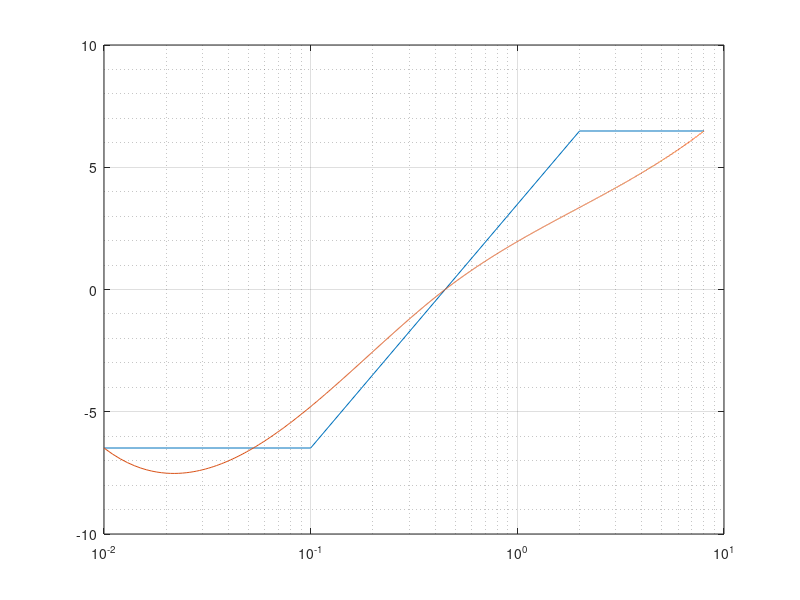

Reproduce this figure in MATLAB. (Note: this script raises an error after producing the figure.)

x = [-2:0.4:2];
y = -1*(x<=-1);
plot(x,y); ylim([-1.1 1.1]); grid on;

xx = [-2:0.01:2];
yint = spline(x(x~=-1 & x~=1),y(x~=-1 & x~=1),xx);
hold on;
plot(xx,yint); hold off

%%
% ff = 0:8000;
fs = 16000;

f_band = [100 2000];
fmid = 10^mean(log10(f_band));

f_edges = [10 f_band(1) fmid f_band(2) fs/2];

dbPerOct = 3; %dB
a_ = db2mag( ...
    dbPerOct/log10(2) * log10(f_edges/fmid) );
a_([1 end]) = a_([2 end-1]);

a_int = db2mag( ...
    spline(log10(f_edges([1 3 end])),mag2db(a_),log10(10:8000))  );

plot(f_edges/1e3,mag2db(a_)); hold on;
plot((10:8000)/1e3,mag2db(a_int)); hold on;
grid on; grid minor;
set(gca,'xscale','log');
xlim([0.01 10]); hold off;

%%
[num,den]=iirlpnorm(32,14,ff([14:129])'/(fs/2),ff([14 129])'/(fs/2),ff([14:129])'/(fs/2));

freqz(num,den);
set(gca,'xscale','log');


%%
clear; clc;

c = 343;                    % Sound velocity (m/s)
fs = 16000;                 % Sample frequency (samples/s)
L = [3 3 3];                % Room dimensions [x y z] (m)
n = 0.2*fs;                   % Number of samples
mtype = 'omnidirectional';  % Type of microphone
order = 1;                 % -1 equals maximum reflection order!
dim = 3;                    % Room dimension
orientation = 0;            % Microphone orientation (rad)
hp_filter = 0;              % Enable high-pass filter
rng shuffle;

betaA = (1 - [1 [1 1 1 1 1]*1]).^2;                 % Reverberation time (s)
beta1 = (1 - [0.00*1 [1 1 1 1 1]*1]).^2;                 % Reverberation time (s)

rtxN = 24;
[yy,zz] = meshgrid(linspace(0,3,rtxN)); % Planar Array
% yy = linspace(0,3,rtxN); zz = yy*0+1.5; % Linear Array

rtx = [zeros(numel(yy),1), yy(:), zz(:)];
srx = rtx;

MM=[];PP=[];
tic;
ss=0;
while true %for ss = 1:10
    ss = ss+1;
% r = [1.0 1.5 1.5];    % Receiver positions [x_1 y_1 z_1 ; x_2 y_2 z_2] (m)
% s = [1.5 1.5 1.5];              % Source position [x y z] (m)
r = rand(1,3)*3;    % Receiver positions [x_1 y_1 z_1 ; x_2 y_2 z_2] (m)
s = rand(1,3)*3;    % Receiver positions [x_1 y_1 z_1 ; x_2 y_2 z_2] (m)
% s = [rand(1,2)*3 1.5]; r = [rand(1,2)*3 1.5]; % When using linear array

hA = rir_generator(c, fs, r, s, L, betaA, n, mtype, order, dim, orientation, hp_filter);
h1 = rir_generator(c, fs, r, s, L, beta1, n, mtype, order, dim, orientation, hp_filter);
hf = h1(:)-hA(:);

stx = s;              % Source position [x y z] (m)
htx = rir_generator(c, fs, rtx, stx, L, betaA, n, mtype, order, dim, orientation, hp_filter);
rrx = r;    % Receiver positions [x_1 y_1 z_1 ; x_2 y_2 z_2] (m)
for i = 1:size(rtx,1)
    hrx(i,:) = rir_generator(c, fs, rrx, srx(i,:), L, betaA, n, mtype, order, dim, orientation, hp_filter);
end

% htx = imag(hilbert(htx));

hc = Tools.fconv(htx.',hrx.');
hc = sum(hc(1:numel(hf),:),2);
hc = Broadband_Tools.power_norm(hf,hc,fs,[250 1000]);

% figure(1);
% % plot(hA); hold on;
% plot(hf); hold on
% % plot(hi); hold on;
% plot(hc); hold on;
% hold off

figure(2);
HF = fft(hf);
HC = fft(hc);

ff = linspace(0,fs/2,n/2+1)/1e3;ff(end)=[];

MagnitudeC = abs(HC);
MagnitudeC(end/2+1:end)=[];

PhaseDifference = mod(unwrap(angle(HF)) - unwrap(angle(HC)) + pi,2*pi)/pi*180-180;
PhaseDifference(end/2+1:end)=[];

MM(:,ss) = MagnitudeC; %.*ff.'; Planar compensation %.*sqrt(ff).' % Linear compensation
PP(:,ss) = PhaseDifference;
% MM = mean([MM , MagnitudeC.*ff.' ],2);
% PP = mean([PP , PhaseDifference  ],2);


subplot(2,1,1);
plot(ff, mag2db(  MM  ),':k'); hold on;
plot(ff, mag2db(  mean(MM,2)  ),'-b','linew',1.5); hold off;
xlim([0.1 10]); %ylim([-60 0]);
grid on; grid minor; set(gca,'xscale','log');
xlabel('Frequency (kHz)');ylabel('Magnitude (dB)');

subplot(2,1,2);
plot(ff, PP ,':k'); hold on;
plot(ff, mean(PP,2) ,'-','co',.8*[1 0 0],'linew',1.5); hold off;
xlim([0.1 10]); ylim([-180 180]); yticks([-180:45:180]);
grid on; grid minor; set(gca,'xscale','log');
xlabel('Frequency (kHz)');ylabel('Phase (\circ)');

drawnow;
fprintf('%d\n',ss);
end
toc

